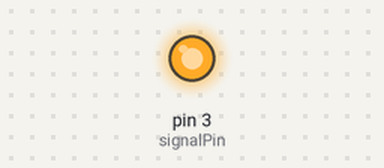
This sketch was run on a simulated Arduino Uno, built with avr-gcc and run on an emulated ATmega328P. Parts: output pins drawn as LEDs (lit = HIGH).

Above: at 2.5 s.
At 7.5 s:
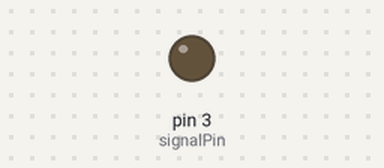
Timing chart, 0 to 13.0 s (numbered marks = the images above):
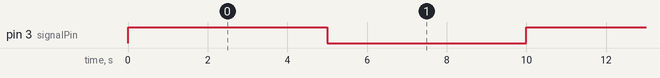

Measured:
- by itself, pin 3 (signalPin): alternates HIGH for 5.0 s and LOW for 5.0 s

The sketch:

MOSFET_fan_switching.ino
```cpp
// simple code to open and close the MOSFET (signal on digital 3)

const int signalPin = 3;

void setup() {
  pinMode(signalPin, OUTPUT); // Define pin as output
}

void loop() {
  digitalWrite(signalPin, HIGH); // Set the pin to HIGH (turns on the motor)
  delay(5000); // Wait for 5 seconds
  digitalWrite(signalPin, LOW); // Set the pin to LOW (turns off the motor)
  delay(5000); // Wait for 5 seconds
}
```
